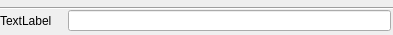
<?xml version="1.0" encoding="UTF-8"?>
<ui version="4.0">
 <class>Form</class>
 <widget class="QWidget" name="Form">
  <property name="geometry">
   <rect>
    <x>0</x>
    <y>0</y>
    <width>393</width>
    <height>35</height>
   </rect>
  </property>
  <property name="windowTitle">
   <string>Form</string>
  </property>
  <widget class="QWidget" name="gridLayoutWidget">
   <property name="geometry">
    <rect>
     <x>0</x>
     <y>10</y>
     <width>391</width>
     <height>21</height>
    </rect>
   </property>
   <layout class="QGridLayout" name="gridLayout">
    <item row="0" column="1">
     <spacer name="horizontalSpacer">
      <property name="orientation">
       <enum>Qt::Horizontal</enum>
      </property>
      <property name="sizeType">
       <enum>QSizePolicy::Fixed</enum>
      </property>
      <property name="sizeHint" stdset="0">
       <size>
        <width>10</width>
        <height>20</height>
       </size>
      </property>
     </spacer>
    </item>
    <item row="0" column="0">
     <widget class="QLabel" name="attributeNameLbl">
      <property name="text">
       <string>TextLabel</string>
      </property>
     </widget>
    </item>
    <item row="0" column="2">
     <widget class="QLineEdit" name="attributeValue"/>
    </item>
   </layout>
  </widget>
  <widget class="Line" name="line">
   <property name="geometry">
    <rect>
     <x>0</x>
     <y>0</y>
     <width>451</width>
     <height>16</height>
    </rect>
   </property>
   <property name="orientation">
    <enum>Qt::Horizontal</enum>
   </property>
  </widget>
 </widget>
 <resources/>
 <connections/>
</ui>
